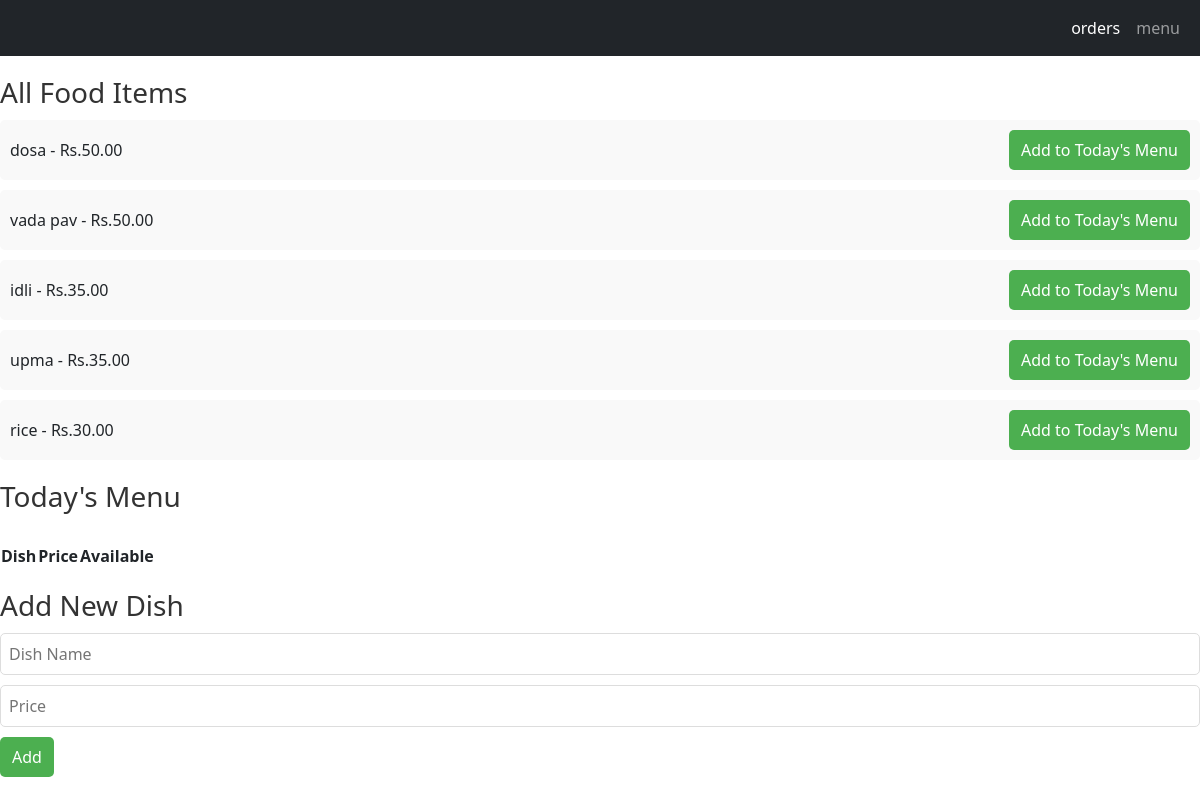
Page /menu/staff_home/ (signed in) on the earlier database version.
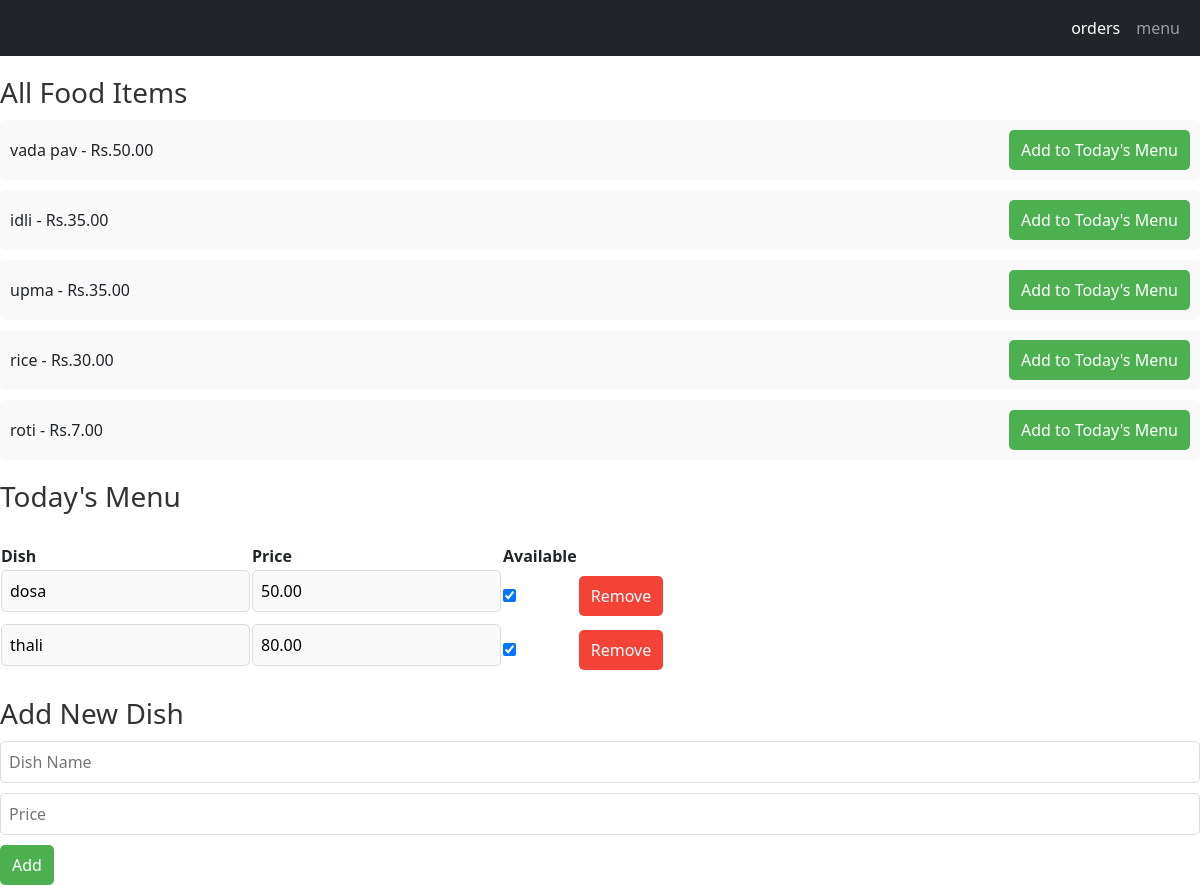
Same page on the later database version.
### menu/models.py (models this page shows, shortened)
class FoodItem(models.Model):
    name = models.CharField(max_length=100, unique=True)
    price = models.DecimalField(max_digits=6, decimal_places=2)
    is_todays_menu = models.BooleanField(default=False)  # Checkbox for today's menu

### menu/views.py (the view)
# urls.py: path('staff_home/', views.staff_home, name='staff_home'),
@login_required
def staff_home(request):
    print("this ran")
    all_items = FoodItem.objects.filter(is_todays_menu=False)  # Fetch all food items
    todays_menu = FoodItem.objects.filter(is_todays_menu=True)
    context = {
        'all_items': all_items,
        'todays_menu': todays_menu
    }
    return render(request, 'staff_menu.html', context)

### menu/templates/staff_menu.html (shortened to what this page needs)
<!DOCTYPE html>
<html lang="en">
<head>
    <link href="https://cdn.jsdelivr.net/npm/bootstrap@5.3.2/dist/css/bootstrap.min.css" rel="stylesheet">
</head>
<body>
    {% include 'navbar_staff.html' %}
    <h3>All Food Items</h3>
        <ul class="food-list">
            {% for item in all_items %}
            <li>{{ item.name }} - Rs.{{ item.price }} <form method="post" action="{% url 'add_to_todays_menu' item.id %}">{% csrf_token %} <button class="button">Add to Today's Menu</button></form></li>
            {% empty %}
            <li>All items are already in today's menu.</li>
            {% endfor %}
        </ul>
        <h3>Today's Menu</h3>
        <table class="menu-table">
            <table>
                <thead>
                    <tr>
                        <th>Dish</th>
                        <th>Price</th>
                        <th>Available</th>
                    </tr>
                </thead>
                <tbody>
                    {% for item in todays_menu %}
                    <tr>
                        <td><input type="text" class="input-field" value="{{ item.name }}" readonly></td>
                        <td><input type="number" class="input-field" value="{{ item.price }}" readonly></td>
                        <td><input type="checkbox" checked></td>
                        <form method="post" action="{% url 'remove_from_todays_menu' item.id %}">{% csrf_token %}<td><button class="button remove">Remove</button></td></form>
                    </tr>
                    {% endfor %}
                </tbody>
            </table>
            <h3>Add New Dish</h3>
        <form method="post" action="{% url 'create_food_item' %}">
        <input type="text" class="input-field" placeholder="Dish Name">
        <input type="number" class="input-field" placeholder="Price">
        <button class="button">Add</button>
        </form>
</body>
</html>

Differences in the rows shown:
no longer on one of the page's lists (row edited): FoodItem: name "dosa", price "50.00"
added FoodItem: name "roti", price "7.00", shown under "All Food Items"
added FoodItem: name "thali", price "80.00", shown under "Today's Menu"
